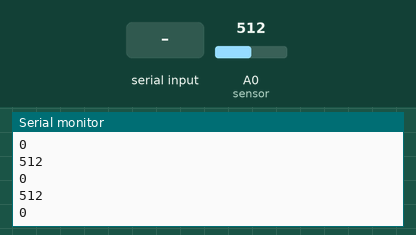
Recording of a sketch running on a simulated Arduino Uno, built with avr-gcc and run on an emulated ATmega328P. On the bench: the last lines printed to the serial monitor. The test bench sets the inputs (shaded band); at power-on: A0 (sensor) = 512.

Above: at 1.2 s.
1.3 s: A0 (sensor) set to 716
At 1.56 s:
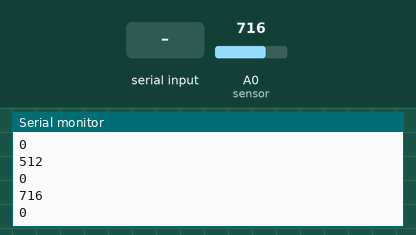
2.8 s: "1" received over the second serial link
4.3 s: "0" received over the second serial link
At 4.31 s:
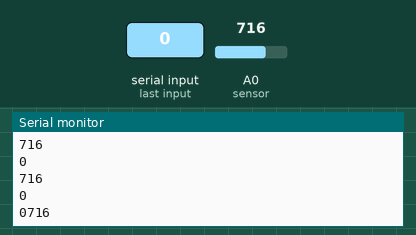
5.8 s: A0 (sensor) set to 900
At 5.96 s:
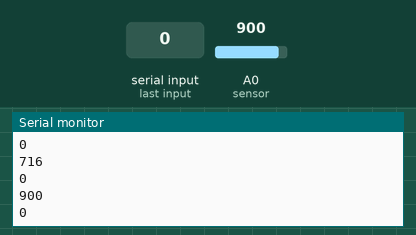
Timing chart, 0 to 8.3 s (numbered marks = the images above; inputs shaded):
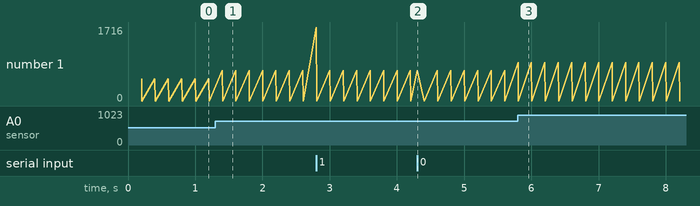

Measured:
- after the input at 1.3 s, the serial monitor: prints a new line after 0.10 s (image 1)
- after the input at 4.3 s, the serial monitor: prints a new line at once (image 2)
- after the input at 5.8 s, the serial monitor: prints a new line at once (image 3)

The sketch:

focus_on_arduinoBT.ino
```cpp
#include <SoftwareSerial.h>
int Tx=6;
int Rx=7;

SoftwareSerial BT(Tx,Rx);

int sensor = A0;
int val;
int state;

unsigned long time_pre=0;
unsigned long time_cur;

void setup(){
  Serial.begin(9600);
  BT.begin(9600);
  pinMode(sensor,INPUT);
  state=0;
}

void loop(){
  time_cur=millis();
  val=analogRead(sensor);

  if(BT.available()) {
    Serial.write(BT.read());
  }
  if(Serial.available()) {
    BT.write(Serial.read());
  }

  if(time_cur - time_pre >=200){
    time_pre=time_cur;
    if(val < 50){
      state=1;
      Serial.println(val);
      Serial.println(state);
      BT.println(state);
    }
    else{
      state=0;
      Serial.println(val);
      Serial.println(state);
      BT.println(state);
    }
  }
}
```
